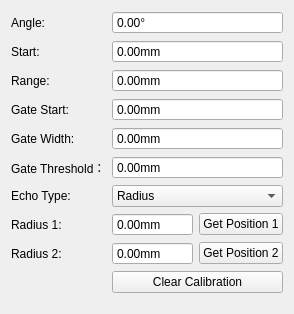
<?xml version="1.0" encoding="UTF-8"?>
<ui version="4.0">
 <class>SoundVelocityPropertiesWidget</class>
 <widget class="QWidget" name="SoundVelocityPropertiesWidget">
  <property name="geometry">
   <rect>
    <x>0</x>
    <y>0</y>
    <width>294</width>
    <height>314</height>
   </rect>
  </property>
  <property name="windowTitle">
   <string>Form</string>
  </property>
  <layout class="QFormLayout" name="formLayout">
   <item row="0" column="0">
    <widget class="QLabel" name="angleLabel">
     <property name="text">
      <string>Angle:</string>
     </property>
    </widget>
   </item>
   <item row="0" column="1">
    <widget class="QDoubleSpinBox" name="angleDoubleSpinBox">
     <property name="sizePolicy">
      <sizepolicy hsizetype="Expanding" vsizetype="Fixed">
       <horstretch>0</horstretch>
       <verstretch>0</verstretch>
      </sizepolicy>
     </property>
     <property name="buttonSymbols">
      <enum>QAbstractSpinBox::NoButtons</enum>
     </property>
     <property name="suffix">
      <string>°</string>
     </property>
    </widget>
   </item>
   <item row="1" column="0">
    <widget class="QLabel" name="startLabel">
     <property name="text">
      <string>Start:</string>
     </property>
    </widget>
   </item>
   <item row="1" column="1">
    <widget class="QDoubleSpinBox" name="startDoubleSpinBox">
     <property name="sizePolicy">
      <sizepolicy hsizetype="Expanding" vsizetype="Fixed">
       <horstretch>0</horstretch>
       <verstretch>0</verstretch>
      </sizepolicy>
     </property>
     <property name="buttonSymbols">
      <enum>QAbstractSpinBox::NoButtons</enum>
     </property>
     <property name="suffix">
      <string>mm</string>
     </property>
    </widget>
   </item>
   <item row="2" column="0">
    <widget class="QLabel" name="rangeLlabege">
     <property name="text">
      <string>Range:</string>
     </property>
    </widget>
   </item>
   <item row="2" column="1">
    <widget class="QDoubleSpinBox" name="rangeDoubleSpinBox">
     <property name="sizePolicy">
      <sizepolicy hsizetype="Expanding" vsizetype="Fixed">
       <horstretch>0</horstretch>
       <verstretch>0</verstretch>
      </sizepolicy>
     </property>
     <property name="buttonSymbols">
      <enum>QAbstractSpinBox::NoButtons</enum>
     </property>
     <property name="suffix">
      <string>mm</string>
     </property>
    </widget>
   </item>
   <item row="3" column="0">
    <widget class="QLabel" name="gateStartLabel">
     <property name="text">
      <string>Gate Start:</string>
     </property>
    </widget>
   </item>
   <item row="3" column="1">
    <widget class="QDoubleSpinBox" name="gateStartDoubleSpinBox">
     <property name="sizePolicy">
      <sizepolicy hsizetype="Expanding" vsizetype="Fixed">
       <horstretch>0</horstretch>
       <verstretch>0</verstretch>
      </sizepolicy>
     </property>
     <property name="buttonSymbols">
      <enum>QAbstractSpinBox::NoButtons</enum>
     </property>
     <property name="suffix">
      <string>mm</string>
     </property>
    </widget>
   </item>
   <item row="4" column="0">
    <widget class="QLabel" name="gateWidthLabel">
     <property name="text">
      <string>Gate Width:</string>
     </property>
    </widget>
   </item>
   <item row="4" column="1">
    <widget class="QDoubleSpinBox" name="gateWidthDoubleSpinBox">
     <property name="sizePolicy">
      <sizepolicy hsizetype="Expanding" vsizetype="Fixed">
       <horstretch>0</horstretch>
       <verstretch>0</verstretch>
      </sizepolicy>
     </property>
     <property name="buttonSymbols">
      <enum>QAbstractSpinBox::NoButtons</enum>
     </property>
     <property name="suffix">
      <string>mm</string>
     </property>
    </widget>
   </item>
   <item row="5" column="0">
    <widget class="QLabel" name="gateThresholdLabel">
     <property name="text">
      <string>Gate Threshold：</string>
     </property>
    </widget>
   </item>
   <item row="5" column="1">
    <widget class="QDoubleSpinBox" name="gateThresholdDoubleSpinBox">
     <property name="sizePolicy">
      <sizepolicy hsizetype="Expanding" vsizetype="Fixed">
       <horstretch>0</horstretch>
       <verstretch>0</verstretch>
      </sizepolicy>
     </property>
     <property name="buttonSymbols">
      <enum>QAbstractSpinBox::NoButtons</enum>
     </property>
     <property name="suffix">
      <string>mm</string>
     </property>
    </widget>
   </item>
   <item row="6" column="0">
    <widget class="QLabel" name="echoTypeLabel">
     <property name="text">
      <string>Echo Type:</string>
     </property>
    </widget>
   </item>
   <item row="6" column="1">
    <widget class="QComboBox" name="echoTypeComboBox">
     <property name="sizePolicy">
      <sizepolicy hsizetype="Expanding" vsizetype="Fixed">
       <horstretch>0</horstretch>
       <verstretch>0</verstretch>
      </sizepolicy>
     </property>
     <item>
      <property name="text">
       <string>Radius</string>
      </property>
     </item>
    </widget>
   </item>
   <item row="7" column="0">
    <widget class="QLabel" name="radiusLabel1">
     <property name="text">
      <string>Radius 1:</string>
     </property>
    </widget>
   </item>
   <item row="7" column="1">
    <layout class="QHBoxLayout" name="radiusHorizontalLayout1">
     <item>
      <widget class="QDoubleSpinBox" name="radiusDoubleSpinBox1">
       <property name="sizePolicy">
        <sizepolicy hsizetype="Expanding" vsizetype="Fixed">
         <horstretch>0</horstretch>
         <verstretch>0</verstretch>
        </sizepolicy>
       </property>
       <property name="buttonSymbols">
        <enum>QAbstractSpinBox::NoButtons</enum>
       </property>
       <property name="suffix">
        <string>mm</string>
       </property>
      </widget>
     </item>
     <item>
      <widget class="QPushButton" name="getPositionBtn1">
       <property name="sizePolicy">
        <sizepolicy hsizetype="Expanding" vsizetype="Fixed">
         <horstretch>0</horstretch>
         <verstretch>0</verstretch>
        </sizepolicy>
       </property>
       <property name="text">
        <string>Get Position 1</string>
       </property>
      </widget>
     </item>
    </layout>
   </item>
   <item row="8" column="0">
    <widget class="QLabel" name="radiusLabel2">
     <property name="text">
      <string>Radius 2:</string>
     </property>
    </widget>
   </item>
   <item row="8" column="1">
    <layout class="QHBoxLayout" name="radiusHorizontalLayout2">
     <item>
      <widget class="QDoubleSpinBox" name="radiusDoubleSpinBox2">
       <property name="sizePolicy">
        <sizepolicy hsizetype="Expanding" vsizetype="Fixed">
         <horstretch>0</horstretch>
         <verstretch>0</verstretch>
        </sizepolicy>
       </property>
       <property name="buttonSymbols">
        <enum>QAbstractSpinBox::NoButtons</enum>
       </property>
       <property name="suffix">
        <string>mm</string>
       </property>
      </widget>
     </item>
     <item>
      <widget class="QPushButton" name="getPositionBtn2">
       <property name="sizePolicy">
        <sizepolicy hsizetype="Expanding" vsizetype="Fixed">
         <horstretch>0</horstretch>
         <verstretch>0</verstretch>
        </sizepolicy>
       </property>
       <property name="text">
        <string>Get Position 2</string>
       </property>
      </widget>
     </item>
    </layout>
   </item>
   <item row="9" column="1">
    <widget class="QPushButton" name="pushButton">
     <property name="sizePolicy">
      <sizepolicy hsizetype="Expanding" vsizetype="Fixed">
       <horstretch>0</horstretch>
       <verstretch>0</verstretch>
      </sizepolicy>
     </property>
     <property name="text">
      <string>Clear Calibration</string>
     </property>
    </widget>
   </item>
  </layout>
 </widget>
 <resources/>
 <connections/>
</ui>
